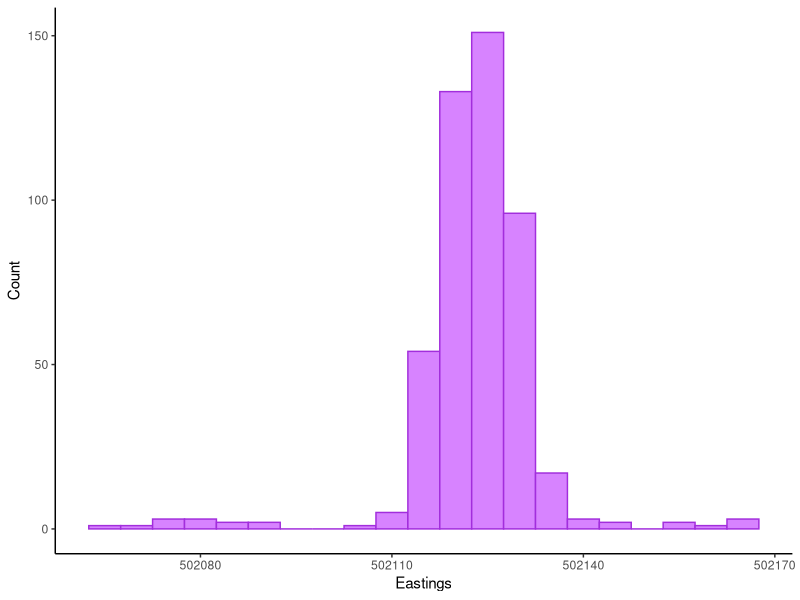
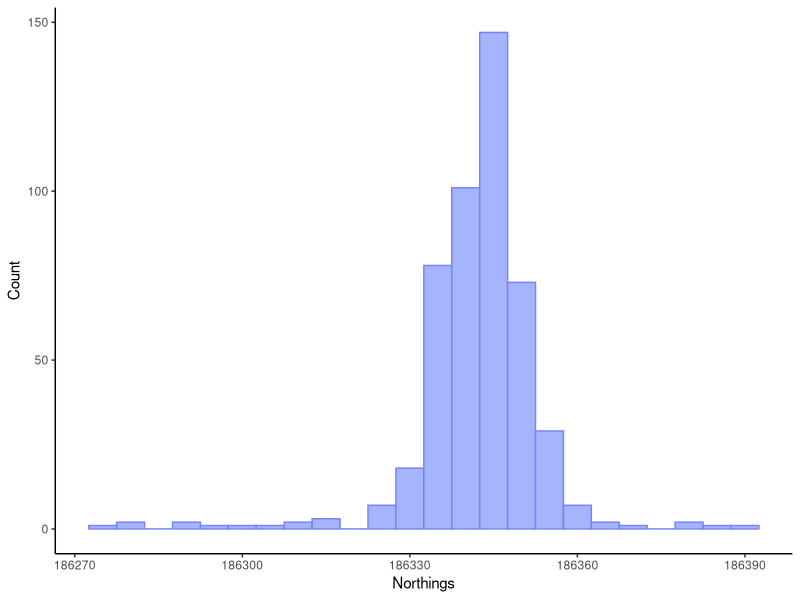
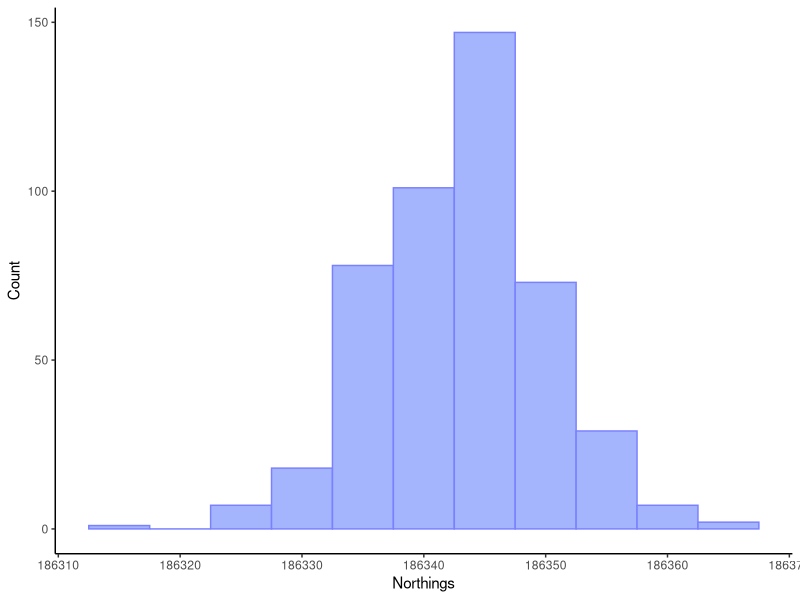
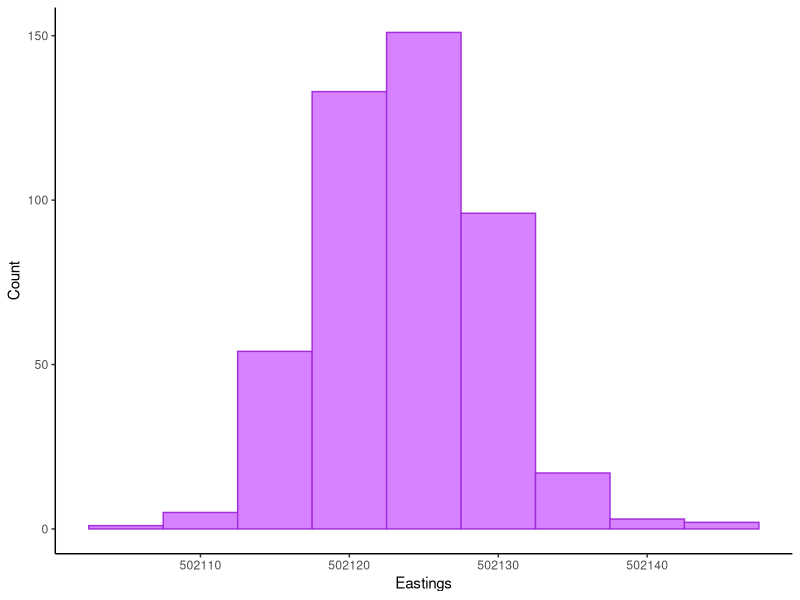

Write the R code that produced these figures, in order.
# COURSEWORK 1 - ANALYTICAL AND NUMERICAL METHODS - WORKSHEET
# Author: Alessandra Cianfanelli

## Libraries----
library(tidyverse)  # for data wrangling and plotting

# checking the wd 
getwd()

## Importing the data----
my_data <- read.csv("Analytical and numerical methods/coursework 1/my_data_aanm_c1.csv")
str(my_data) #Checking for what type of variables are in the dataset 

## Splitting the datasets----

# Here i am splitting the dataset into northings and eastings - 
  # - as these are treated as independent from eachother for the purpose of this excercise 

# Northings: 
northings <- my_data %>% 
  dplyr::select(- E..m.) %>% 
  rename(Time_s = Time..s., N_m =N..m.)

# Eastings: 
eastings <- my_data %>% 
  dplyr::select(- N..m.) %>% 
  rename(Time_s = Time..s., E_m =E..m.)

## Finding initial mean and standard error----
  # NB: as we remove outliers the mean and standard error will- 
  #-change but this is the starting point

options(digits = 10)

#EAST: 
mean(eastings$E_m) # Initial mean: 502123.0578
sd(eastings$E_m) #Initial standard deviation: 9.9507
  #NB: the sd() function is computed by calculating the square root of -
    # - the variance (which is calculated using with the var function and  n-1 as the denominator) 

mean(northings$N_m) #Initial mean: 186342.2976
sd(northings$N_m) #Initial standard deviation: 10.9642

# Histogram of initial distribution----

(dist_east <- ggplot(eastings, aes(x = E_m)) + 
    geom_histogram(binwidth = 5, colour = "#A22EDC", fill = "#D783FF") + 
   theme_classic() +
    xlab("Eastings") + 
    ylab("Count"))

#ggsave(dist_east, file = "Analytical and numerical methods/coursework 1/img/initial_E_dist.png", height = 4, width = 6)

(dist_north <- ggplot(northings, aes(x = N_m)) +
    geom_histogram(binwidth = 5, colour = "#7A81FF", 
                   fill = "#A4B4FD") + 
    theme_classic() +
    xlab("Northings") + 
    ylab("Count"))

#ggsave(dist_north, file = "Analytical and numerical methods/coursework 1/img/initial_N_dist.png", height = 4, width = 6)


# They both have normal distribution, which was already known, 
  # but it is also possible to see lots of values towards the tails of the function 

## Calculating the z-score of all values and removing outliers----

# NORTH: 
north_comp <- northings %>% 
  mutate(zscore = (N_m - mean(N_m))/sd(N_m)) %>% 
  filter(zscore <= 2.5758) %>% 
  filter(zscore >= -2.5758) 

#NB: 2.5758 is the critical value for removal fora 99% confidence two-tailed test, 
  # this was found using excel (refer to spreadsheet)

# Observation count northings afrer outlier removal: 463 

(dist_north2 <- ggplot(north_comp, aes(x = N_m)) +
    geom_histogram(binwidth = 5, colour = "#7A81FF", 
                   fill = "#A4B4FD") + 
    theme_classic() +
    xlab("Northings") + 
    ylab("Count"))

#ggsave(dist_north2, file = "Analytical and numerical methods/coursework 1/img/N_distribution_after.png", height = 4, width = 10)

# From the histogram of distribution we can see that a lot of the values -
  #- that were at the end of the tail previously have now been removed 

# EAST: 

east_comp <- eastings %>% 
  mutate(zscore = (E_m - mean(E_m))/sd(E_m)) %>% 
  filter(zscore <= 2.5758) %>% 
  filter(zscore >= -2.5758)

# Observation count eastings afrer outlier removal: 462

(dist_east2 <- ggplot(east_comp, aes(x = E_m)) +
    geom_histogram(binwidth = 5, colour = "#A22EDC", fill = "#D783FF") + 
    theme_classic() +
    xlab("Eastings") + 
    ylab("Count")) 

#ggsave(dist_east2, file = "Analytical and numerical methods/coursework 1/img/E_distribution_after.png", height = 4, width = 6)

# Similar to above, the curve is now much more centered without
  # a lot of the noise towards the end of the tails 

## Final Summary----

options(digits = 10) #making sure I have enough decimal places (4 to reflect the original dataset)

#NORTH: 
mean(north_comp$N_m) # value: 186343.0604
sd(north_comp$N_m) #standard deviation: 6.9732 

#EAST: 
mean(east_comp$E_m) # value: 502123.7236 
sd(east_comp$E_m) #standard deviation: 5.5803





